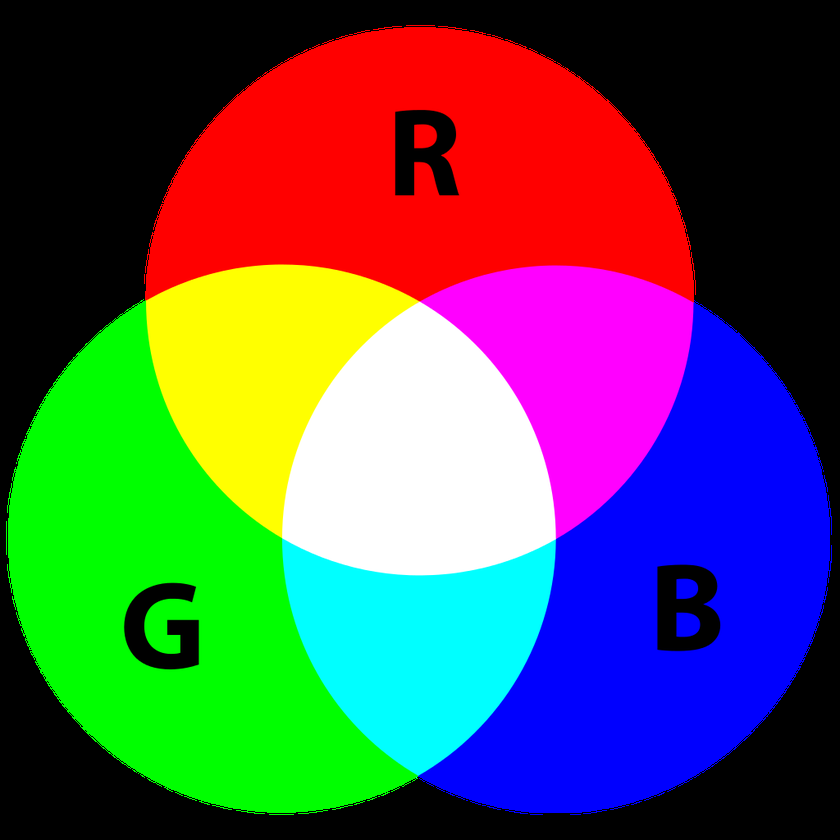
#> input picture 알짜배기 예제로 배우는 OpenCV/Chapter_3/color.png, 840 x 840 px, shrunk from 1024 x 1024 before the run
$ python code_3-10.py
#> lines starting #> are read from the running program, lines starting #| are printed output that depends on the picture
import cv2 as cv


img_color = cv.imread('color.png', cv.IMREAD_COLOR)
#> img_color is the input picture: shape (840, 840, 3); mean B, G, R 84.2, 84.3, 84.3

# 컬러 이미지를 채널별로 분리합니다.
img_b, img_g, img_r = cv.split(img_color)
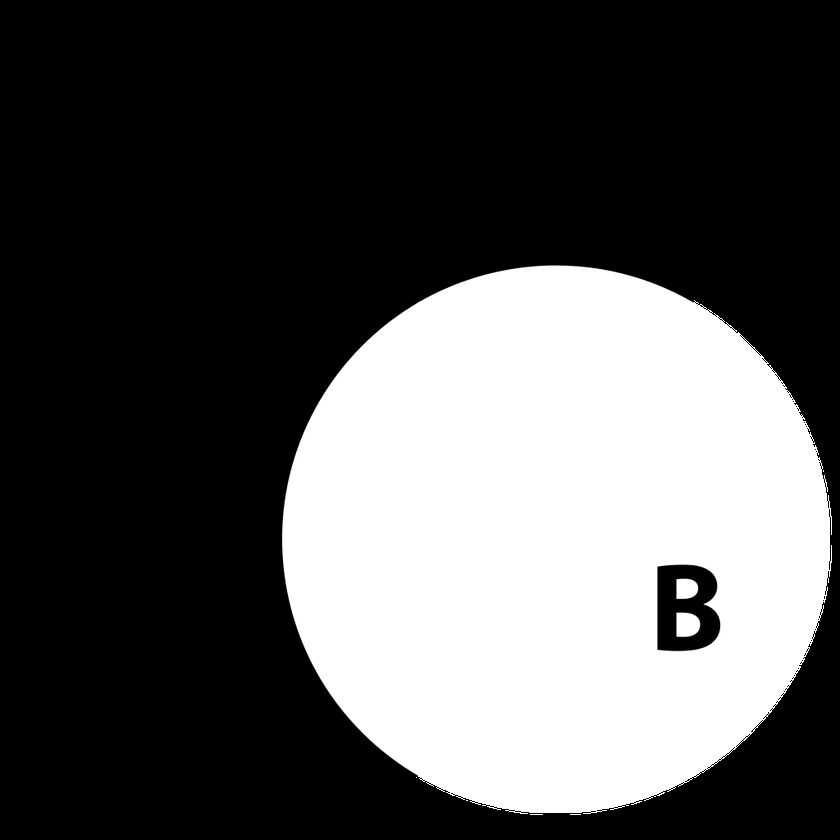
#> img_b: shape (840, 840); min 0, max 255, mean 84.2
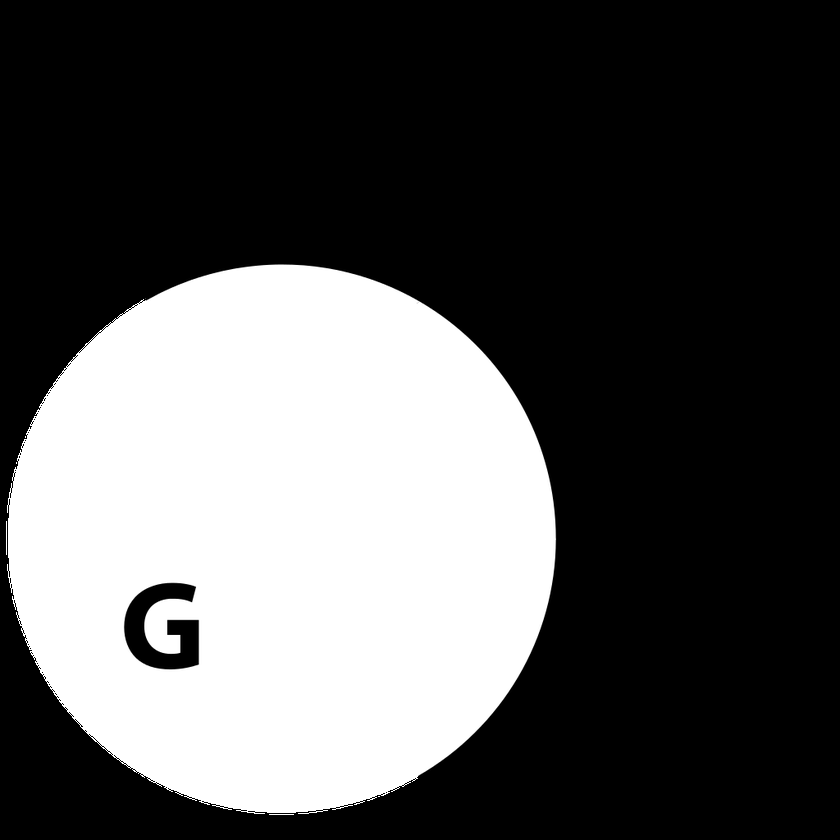
#> img_g: shape (840, 840); min 0, max 255, mean 84.3
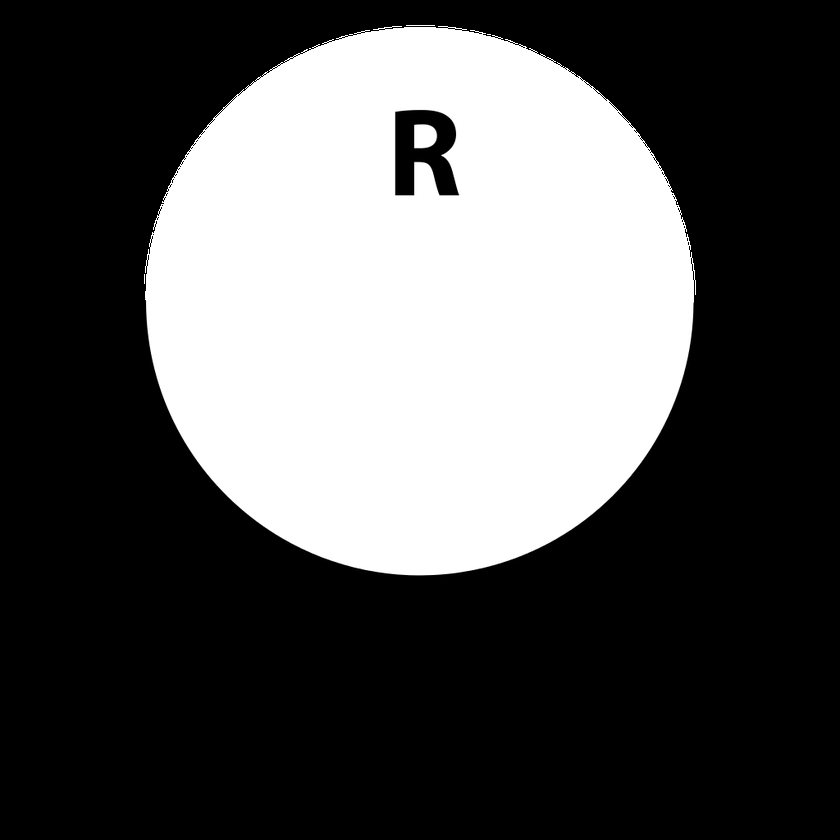
#> img_r: shape (840, 840); min 0, max 255, mean 84.3

# 채널별 이미지를 조합하여 컬러 영상을 생성합니다.
# blue와 red의 순서를 바꾸었습니다.
img_result = cv.merge((img_r, img_g, img_b))

cv.imshow("Color", img_result)
cv.imshow("B", img_b)
cv.imshow("G", img_g)
cv.imshow("R", img_r)

cv.waitKey(0)
cv.destroyAllWindows()
